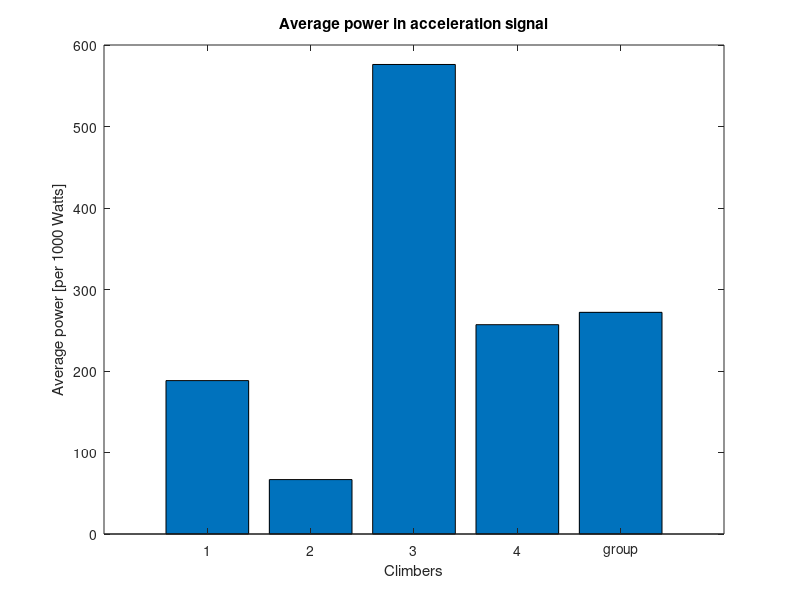
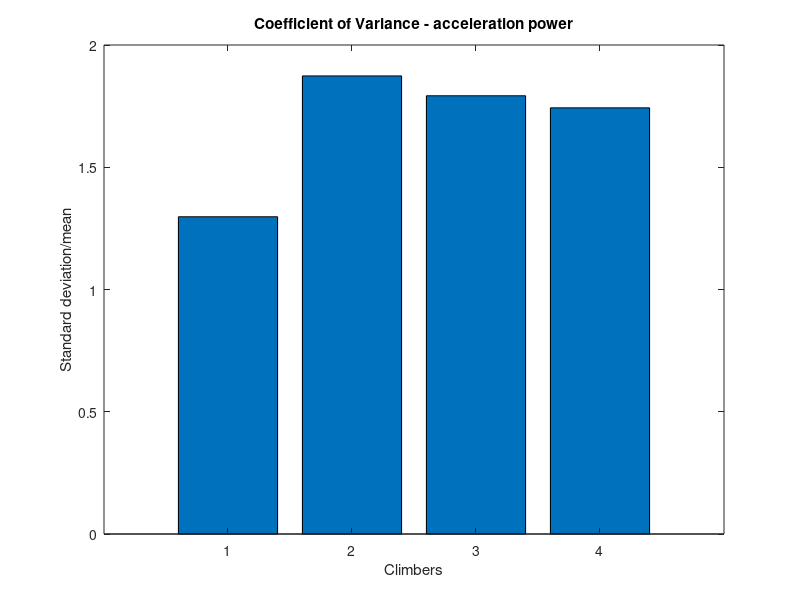

MATLAB code to generate these figures, in order:

p1_pwr = 1.882240962021506e+05;
p1_sd = 2.442305698841263e+05;
p1_cov = p1_sd/p1_pwr;

p2_pwr =6.677687636639211e+04;
p2_sd = 1.251054440247152e+05;
p2_cov = p2_sd/p2_pwr;


p3_pwr =5.761053047715530e+05;
p3_sd = 1.032619068632877e+06;
p3_cov = p3_sd/p3_pwr;

p4_pwr = 2.568343632715954e+05;
p4_sd = 4.476781849106472e+05;
p4_cov = p4_sd/p4_pwr;

group_pwr = [p1_pwr p2_pwr p3_pwr p4_pwr]';
group_mean_pwr = mean(group_pwr);
group_sd = std(group_pwr);

x=1:5;
pwr_data = [p1_pwr p2_pwr p3_pwr p4_pwr group_mean_pwr]'./1000;

bar(x, pwr_data)
names = {'1'; '2'; '3'; '4'; 'group'};
set(gca,'xtick',[1:5],'xticklabel',names);
title('Average power in acceleration signal')
xlabel('Climbers')
ylabel('Average power [per 1000 Watts]')

y=1:4;
cov_data = [p1_cov p2_cov p3_cov p4_cov]';

figure
bar(y, cov_data)
title('Coefficient of Variance - acceleration power')
xlabel('Climbers')
ylabel('Standard deviation/mean')